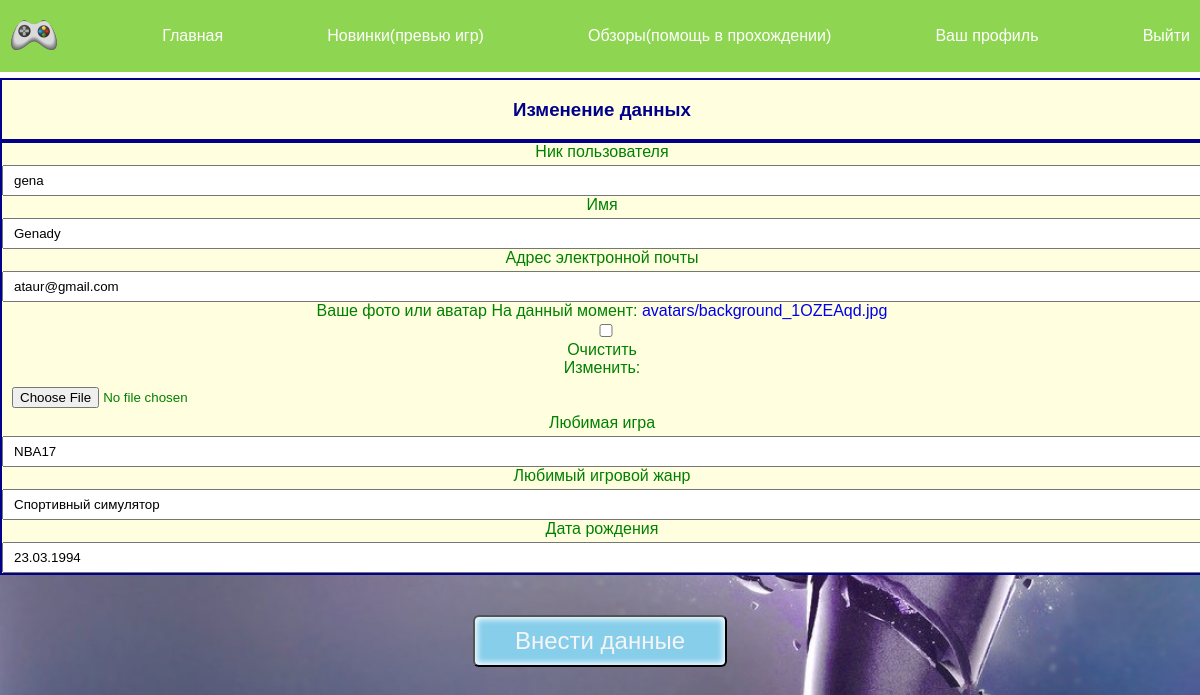
Screenshot of /full-form/ (signed in) with the database file from the repository.
### users/models.py (models this page shows, shortened)
class Profile(models.Model):
    user = models.OneToOneField(User, on_delete=models.CASCADE, blank=True, null=True)
    avatar = models.ImageField(upload_to='avatars/', blank=True, null=True, verbose_name='Аватар')
    favorite_game = models.CharField(max_length=200, blank=True, null=True, verbose_name='Любимая игра')
    favorite_genre = models.CharField(max_length=200, blank=True, null=True, verbose_name='Любимый жанр игр')
    birthday = models.DateField(blank=True, null=True, verbose_name='День рождения')
    username = models.CharField(max_length=200, blank=True, null=True, verbose_name='Ник пользователя')
    name = models.CharField(max_length=200, blank=True, null=True, verbose_name='Имя пользователя')
    email = models.EmailField(max_length=200, blank=True, null=True, verbose_name='Email')
    class Meta:
        verbose_name = "пользователя"
        verbose_name_plural = 'Пользователи'
        ordering = ['name']

### users/views.py (the view)
# urls.py: path('full-form/', views.full_form, name='full-form'),
def full_form(request):
    prof = request.user.profile
    form = FullForm(instance=prof)
    if request.method == 'POST':
        form = FullForm(request.POST, request.FILES, instance=prof)
        if form.is_valid():
            form.save()
            messages.success(request, "Профиль успешно внесён! ")
            return redirect('profile')
    context = {'form': form, 'message': 'Изменение данных'}
    return render(request, 'users/full-form.html', context)

### users/forms.py
class FullForm(ModelForm):
    class Meta:
        model = Profile
        fields = [
            'username',
            'name',
            'email',
            'avatar',
            'favorite_game',
            'favorite_genre',
            'birthday',
        ]
        labels = {
            'avatar': 'Ваше фото или аватар',
            'favorite_game': 'Любимая игра',
            'favorite_genre': 'Любимый игровой жанр',
            'birthday': 'Дата рождения',
            'username': 'Ник пользователя',
            'name': 'Имя',
            'email': 'Адрес электронной почты',
        }
    def __init__(self, *args, **kwargs):
        super().__init__(*args, **kwargs)

### users/templates/users/full-form.html (shortened to what this page needs)
{% extends 'users/base.html'%}
{% block content %}
<div class="box">
    <h3>{{ message }}</h3>
</div>
<form action="{% url 'full-form' %}" method="post" class="register" enctype="multipart/form-data">
    <div class="box">
        {% for field in form %}
        <label>{{ field.label }}</label>
        {{ field }}
        {% endfor %}
    </div>
    <button class="change">Внести данные</button>
</form>
{% endblock %}

### users/static/css/styles.css (style rules this page uses)
body { font-family: Verdana, Geneva, Tahoma, sans-serif; text-align: center ; padding: 0; margin:0; background: url(background.jpg); background-size: cover; background-attachment: fixed; }
a { text-decoration: none; }
.box { background-color: lightyellow; margin: 0 auto; height: auto; width: 100%; border: 2px solid darkblue }
.register { color:green; }
input { width: 100%; padding: 6px 10px; box-sizing: border-box; margin-top: 4px; }
button { border-radius: 6px; box-shadow:inset 0 0 6px 2px #271be3; padding: 10px 40px; margin-top: 40px; font-size: 24px; cursor: pointer; }
.change { border-radius: 6px; box-shadow:inset 0 0 6px 2px white; padding: 10px 40px; margin-top: 40px; font-size: 24px; cursor: pointer; color:whitesmoke; background:skyblue; text-decoration: none; }
.box h3 { color:darkblue }

### rows the page displays
Profile: form "gena" "Genady" "ataur@gmail.com" "NBA17" "Спортивный симулятор" "23.03.1994"

### other values shown
{{ message }} "Изменение данных"
{{ field.label }} "Ник пользователя" "Имя" "Адрес электронной почты" "Ваше фото или аватар" "Любимая игра" "Любимый игровой жанр" "Дата рождения"
